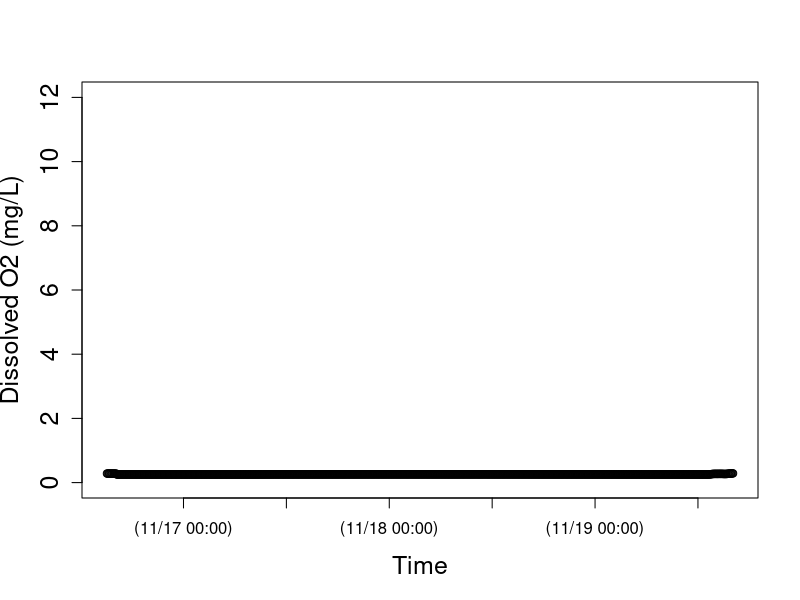
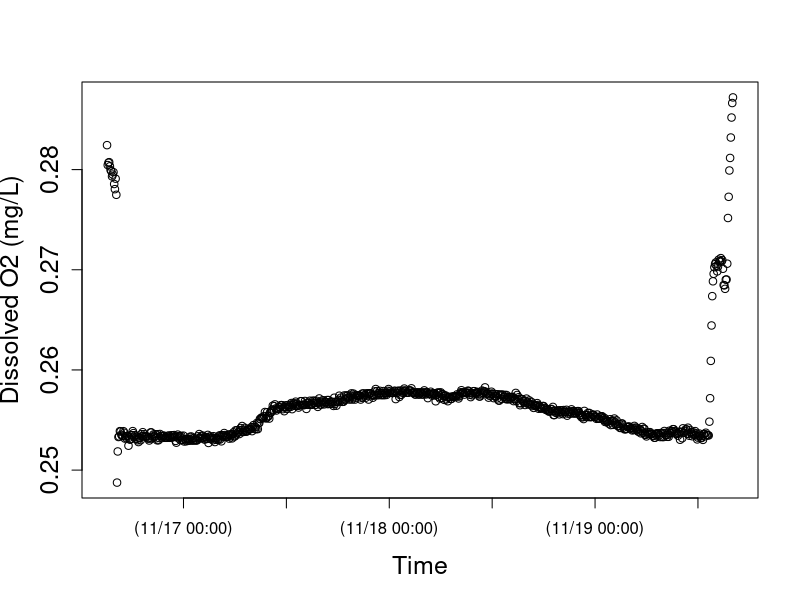

Recreate these plots in R, in order. (Note: this script raises an error after producing the figures.)
setwd("N:/Thesis.N/FreshStart_trans/TempLight_trans/TempLightFall17_trans/FI16nov17")
install.packages("chron")
library(chron)
StreamData=read.table("FI16nov17.csv",header=TRUE)  	##time is in seconds since 1970 and in UTC
StreamData$dtime<-chron(StreamData$time/86400)-(8/24)
## Check new chron object dtime and O2 data
## here is where you can target and remove outliers if you want to check before running models 
plot(StreamData$dtime, StreamData$oxy,cex.lab=1.5, cex.axis=1.5, lwd=1,ylim=c(0,12), xlab="Time",ylab="Dissolved O2 (mg/L)")
plot(StreamData$dtime, StreamData$oxy,cex.lab=1.5, cex.axis=1.5, lwd=1, xlab="Time",ylab="Dissolved O2 (mg/L)")

# END data important and management
# [2] LOAD O2 SATURATION FUNCTION

osat<- function(temp, bp) {
  
  tstd<-log((298.15-temp) / (273.15 + temp))
  
  a0<-2.00907
  a1<-3.22014
  a2<-4.0501
  a3<-4.94457
  a4<- -0.256847
  a5<- 3.88767
  
  u<-10^(8.10765-(1750.286/(235+temp)))
  
  sato<-(exp(a0 + a1*tstd + a2*tstd^2 + a3*tstd^3 + a4*tstd^4+a5*tstd^5))*((bp-u)/(760-u))*1.42905
  sato
}

#end of function
# END loading O2 SAT calc #
# [3] LOAD BAROMETRIC PRESSURE FUNCTION
## Function to correct barometric pressure for altitude. From Colt (2012).
## This function gives bp in mmHg for altitude given nearby measurement of standardized barometric pressure. 
## temp is degC 
## alt is m
## bpst is in inches of Hg and the sort of data you will find from U.S. weather stations.  Delete the *25.4 if you in the rest of the world where pressure is given in metric units
####function returns mm of Hg
bpcalc<- function(bpst, alt) {
  bpst*25.4*exp((-9.80665*0.0289644*alt)/(8.31447*(273.15+15)))
}
#end of function
# END loading BP calc function ####### 
# [4] LOAD GAS EXCHANGE (K) FUNCTIONS
# NOTE: The functions you use will depend on the methods used to estimate K (O2, propane, SF6). The temperature correction (Kcor) is embedded in the models below, but the Kcor function must be loaded into R before running the model.
# UNITS are day^(-1)
## This code does the opposite of Kcor below; it estimates K600 for KO2 at a given temperature. From Wanninkhof (1992).
K600fromO2<-function (temp, KO2) {
  ((600/(1800.6 - (120.1 * temp) + (3.7818 * temp^2) - (0.047608 * temp^3)))^-0.5) * KO2
}
#end of function
# This calculates K600 from K measured in a propane addition. From Raymond et al. (2012).
K600frompropane<-function (temp, Kpropane) {
  ((600/(2864 - (154.14 * temp) + (3.791 * temp^2) - (0.0379 * temp^3)))^-0.5) * Kpropane
}
#end of function
# This calculates K600 from K measured in a SF6 addition. From Raymond et al. (2012).
K600fromSF6<-function(temp, KSF6) {
  ((600/(3255.3-(217.13*temp)+(6.837*temp^2)-(0.08607*temp^3)))^-0.5)*KSF6
}
#end of function
# This function calculates KO2 at any given tempertaure from K600. via schmidt number scaling.  The scaling equation if From Jähne et al. (1987), Schmidt number conversions from Wanninkhof et al. 1992.
Kcor<-function (temp,K600){
  K600/(600/(1800.6-(temp*120.1)+(3.7818*temp^2)-(0.047608*temp^3)))^-0.5
}
#end of function
# END loading K functions
# [5] NIGHTTIME REGRESSION to estimate K -- OPTIONAL
### nighttime regression code to estimate K. Approach as in Hornberger and Kelly (1975).
## o2 file is your oxygen data (defined in subsetting)
## bp is barometric pressure in mm Hg for your site, 
## ts is the time step in MINUTES (not days as in metabolism code below)

nightreg<-function(o2file, bp, ts){
  
  temp<-o2file$temp
  oxy<-o2file$oxy
  
  # moving average on oxy data
  oxyf1<-filter(o2file$oxy,rep(1/3,3), sides=2)
  
  # trim the ends of the oxy data
  oxyf2<- oxyf1[c(-1,-length(oxyf1))]
  
  # calculate delO/delt; convert to units of days by ts in min-1*1440
  deltaO2<-((oxyf2[-1]-oxyf2[-length(oxyf2)])/ts)*1440
  
  # Trim the first two and last one from the temp data to match the filter oxy data
  temptrim<-temp[c(-2:-1,-length(temp))]
  
  # calc the dodef
  satdef<-osat(temptrim,bp)-oxyf2[-1]
  
  # fit linear model and plot using linear model fitting (lm) and abline functions in R stats package
  nreg<-lm(deltaO2~satdef)
  plot(satdef,deltaO2)
  abline(nreg)
  
  # use coef function in R stats package to get lm coefficients
  coeff<-coef(nreg)
  
  # output gives lm coeff and K600 (converted from nighttime regression estimate of KO2)
  out<-list(coeff, K600fromO2(mean(temp), coeff[2]))
  out
  
}
#end of function
# NOTE: this approach works better for some sites/dates than others; always check that your model fit is good and that your K600 estimate makes sense!
#Call as:  The first argument in the function defines when to pull data.  In this case on 10/27/204 (for spring creek) between 18:05 and 23:00

nightreg(StreamData[StreamData$dtime>=as.numeric(chron(dates="11/08/17", times="00:00:00")) & StreamData$dtime<=as.numeric(chron(dates="11/08/17", times="23:59:59")), ], bp=660, ts=10)
# END nighttime regression calculation of K #
# check that light makes sense
plot(StreamData$dtime, StreamData$light,cex.lab=1.5, cex.axis=1.5, lwd=1, xlab="Time",ylab="PAR (umol photons/s/m2)")
# END light
# [7] MODEL v1 - RIVERMETABK; solves for GPP, ER, AND K
##
# [7a] LOAD RIVERMETABK functions
###########################################

## VERSION 1 of possible metabolism model

##### now estimate metabolism

## parameter names (and units) for BOTH rivermetab functions (solving for or fixing K600):
## oxy.mod = modeled O2 (mg/L)
## oxy = O2 data (mg/L)
## MET[1] = GPP = estimated daily gross primary production (g O2 m-2 d-1); + flux of O2 production
## MET[2] = ER = estimated daily ecosystem respiration (g O2 m-2 d-1); - flux of O2 consumption 
## MET[3] = K = estimated K600 (d-1)
## z = estimated site depth (m)
## Kcor = KO2 corrected for temperature, calculated from K600 (d-1)
## bp = barometric pressure (mmHg)
## temp = water temperature (C)
## light = PAR data (or modlight from above light function)
## ts = time step of O2 data from logger (10 min intervals --> units are day, so 10/1440=0.06944)

# Model to calculate GPP, ER and K simultaneously
# This model is advantageous in the sense that one can estimate K from the data, but beware that it may be an overparameterized model.  
# Note that you have the opportunity below to use your light data or modeled light (here as data$light estimated for spring creek and french creek with the light model function above). You decide and modify the function and data names accordingly.

# rivermetabK is the master function that calls the MLE function (onestationmleK) and plotting function (onestationplot) below
rivermetabK<-function(o2file, z, bp, ts){
  
  ##pull data out of loaded o2file (subset in CALL function) and give it a name. 
  temp<-o2file$temp
  oxy<-o2file$oxy
  light<-o2file$light
  
  ##This calls onestationmleK (below) to calculate metabolism by non-linear minimization. We use nlm() function in R stats package; for more information see "help(nlm)"  The first argument is the function to be minimized, the second defines the starting values.  The function that is minimized (onestationmleK, see below) always has as its first argument, a vector of parameters (MET), and second argument a vector of starting values for those parameters, p=c(3,-5, 10).
  
  river.mle<-nlm(onestationmleK, p=c(3,-5, 10), oxy=oxy, z=z,temp=temp,light=light, bp=bp, ts=ts)
  
  ##plot modeled and measaured O2 given MLE estimates of GPP, ER, and K600.  It calls a function below onestationplot()
  
  onestationplot(GPP=river.mle$estimate[1], ER=river.mle$estimate[2],oxy=oxy,z=z,temp=temp,light=light, K=river.mle$estimate[3], bp=bp, ts=ts)
  
  ##return GPP, ER, K600, and MLE values
  b <- list(GPP=river.mle$estimate[1], ER=river.mle$estimate[2], K600=river.mle$estimate[3], neglogL=river.mle$minimum[1])
  b
}
# end of function
# This function returns the negative log likelihood value given O2 data and estimates of GPP, ER, and K (which is vector MET); is included in master rivermetabK function above
onestationmleK<-function(MET,temp, oxy, light, z, bp, ts) {
  
  # create new vector for modeled O2
  oxy.mod<-numeric(length(data))
  # give starting value from oxygen data; this is the only time O2 data is used to model GPP and ER
  oxy.mod[1]<-oxy[1]
  
  # this is the metabolism equation as in Van de Bogert et al 2007 L&OMethods
  for (i in 2:length(oxy)) {oxy.mod[i]<-oxy.mod[i-1]+((MET[1]/z)*(light[i]/sum(light)))+ MET[2]*ts/z+(Kcor(temp[i],MET[3]))*ts*(osat(temp[i],bp)-oxy.mod[i-1]) }
  
  ##below is MLE calculation; output is -log likelihood
  # diff in measured and modeled O2
  sqdiff<-(oxy-oxy.mod)^2 
  # likelihood function
  L <- length(oxy) * (log(((sum(sqdiff)/length(oxy))^0.5))+0.5*log(6.28)) + ((2*sum(sqdiff)/length(oxy))^-1) * sum(sqdiff)
  L
}
# end of function
# this function plots modeled O2 and O2 data from estimates of daily GPP, ER, and K; is included in master rivermetabK function above
# Calls same metabolism equation as in mle function, but plots modeled O2 as a function of GPP, ER, and K estimates from mle
# use this to visually assess your model estimates (should be good agreement between modeled and measured O2)
onestationplot<-function(GPP, ER, oxy, z, temp, K, light, bp, ts) {
  
  oxy.mod<-numeric(length(oxy))
  oxy.mod[1]<-oxy[1]
  
  # this is the metabolism equation as in Van de Bogert et al (2007) L&OMethods
  for (i in 2:length(oxy)) { oxy.mod[i]<-oxy.mod[i-1]+((GPP/z)*(light[i]/sum(light)))+ ER*ts/z+(Kcor(temp[i],K))*ts*(osat(temp[i],bp)-oxy.mod[i-1]) }
  
  plot(seq(1:length(oxy)),oxy.mod, type="l",xlab="Time", ylab="Dissolved oxygen  (mg/L)", cex.lab=1.5, cex.axis=1.5, lwd=2 )
  points(seq(1:length(oxy)),oxy)
}
# end of function

####### END LOADING rivermetabK function #
# [7b] CALL RIVERMETABK function
###########################################

## Call as:  z is depth in m, bp is im mmHg, ts is time steps in days.

# for spring creek data; 10/28/14
rivermetab<-function(o2file, z, bp, ts, K){
  
  ##pull data out of loaded o2file (subset in CALL function) and give it a name. 
  temp<-o2file$temp
  oxy<-o2file$oxy
  light<-o2file$light
  
  ##calculate metabolism by non linear minimization of MLE function (below)
  river.mle<-nlm(onestationmle, p=c(3,-5), oxy=oxy, z=z,temp=temp,light=light, bp=bp, ts=ts, K=K)
  
  ##plot data; uses same plot function as given for rivermetabK above (relisted below to keep each model as own unit)
  onestationplot(GPP=river.mle$estimate[1], ER=river.mle$estimate[2],oxy=oxy,z=z,temp=temp,light=light, K=K, bp=bp, ts=ts)
  
  ##return GPP, ER, and MLE value
  b<-list(GPP= river.mle$estimate[1], ER= river.mle$estimate[2],  neglogL= river.mle$minimum[1])
  b
}
# end of function

# function returns the likelihood value given O2 data and estimates of GPP, ER (which is vector MET); is included in master rivermetab function above; K600 is fixed
onestationmle<-function(MET,temp, oxy, light, z, bp, ts, K) {
  
  oxy.mod<-numeric(length(data))
  oxy.mod[1]<-oxy[1]
  
  # this is the metabolism equation as in Van de Bogert et al 2007 L&OMethods
  for (i in 2:length(oxy)) {oxy.mod[i]<-oxy.mod[i-1]+((MET[1]/z)*(light[i]/sum(light)))+ MET[2]*ts/z+(Kcor(temp[i],K))*ts*(osat(temp[i],bp)-oxy.mod[i-1]) }
  
  ## below is MLE calculation; output is likelihood
  # diff in measured and modeled O2
  sqdiff<-(oxy-oxy.mod)^2 
  # likelihood function
  L <- length(oxy)*(log(((sum(sqdiff)/length(oxy))^0.5)) +0.5*log(6.28)) + ((2*sum(sqdiff)/length(oxy))^-1)*sum(sqdiff)
  L
}
#end of function

# (As in rivermetabK)
# this function plots modeled O2 and O2 data from estimates of daily GPP and ER; is included in master rivermetab function above
# Calls same metabolism equation as in mle function, but plots modeled O2 as a function of GPP, ER estimates from mle
# use this to visually assess your model estimates (should be good agreement between modeled and measured O2)
onestationplot<-function(GPP, ER, oxy, z, temp, K, light, bp, ts) {
  
  oxy.mod<-numeric(length(oxy))
  oxy.mod[1]<-oxy[1]
  
  # this is the metabolism equation as in Van de Bogert et al (2007) L&OMethods
  for (i in 2:length(oxy)) { oxy.mod[i]<-oxy.mod[i-1]+((GPP/z)*(light[i]/sum(light)))+ ER*ts/z+(Kcor(temp[i],K))*ts*(osat(temp[i],bp)-oxy.mod[i-1]) }
  
  plot(seq(1:length(oxy)),oxy.mod, type="l",xlab="Time", ylab="Dissolved oxygen  (mg/L)", cex.lab=1.5, cex.axis=1.5, lwd=2 )
  points(seq(1:length(oxy)),oxy)
  
  print(summary(lm(oxy~oxy.mod)))
  
}
# end of function
####### END loading rivermetab function ####### 
## Call as:  z is depth in m, bp is im mmHg, ts is time steps in days.

# 5 MIN timestep!! literature k600 values based on slope
rivermetab(o2file=StreamData[StreamData$dtime>=as.numeric(chron(
  dates="11/16/17", times="16:30:00")) & StreamData $dtime<=as.numeric(chron(
    dates="11/19/17", times="13:15:00")), ], 
  z=0.040, 
  bp=725, 
  ts=0.0034722, 
  K=118.995357)
# 10 MIN timestep!! literature k600 values based on slope
rivermetab(o2file=StreamData[StreamData$dtime>=as.numeric(chron(
  dates="11/16/17", times="16:30:00")) & StreamData $dtime<=as.numeric(chron(
    dates="11/19/17", times="13:15:00")), ], 
  z=0.040, 
  bp=725, 
  ts=0.0069444, 
  K=118.995357)
# 5 MIN timestep!! my derived k600 values based on velocity
rivermetab(o2file=StreamData[StreamData$dtime>=as.numeric(chron(
  dates="11/16/17", times="16:30:00")) & StreamData $dtime<=as.numeric(chron(
  dates="11/19/17", times="13:15:00")), ], 
  z=0.040, 
  bp=725, 
  ts=0.0034722, 
  K=59.4208349)
# 10 MIN timestep!! my derived k600 values based on velocity
rivermetab(o2file=StreamData[StreamData$dtime>=as.numeric(chron(
  dates="11/16/17", times="16:30:00")) & StreamData $dtime<=as.numeric(chron(
    dates="11/19/17", times="13:15:00")), ], 
  z=0.040, 
  bp=725, 
  ts=0.0069444, 
  K=59.4208349)
# 5 MIN timestep!! full model as is 
rivermetabK(o2file=StreamData[ StreamData $dtime>=as.numeric(chron(
  dates="11/16/17", times="16:30:00")) & StreamData $dtime<=as.numeric(chron(
  dates="11/19/17", times="13:15:00")), ], 
  z=0.040, 
  bp=725, 
  ts=0.0034722)
